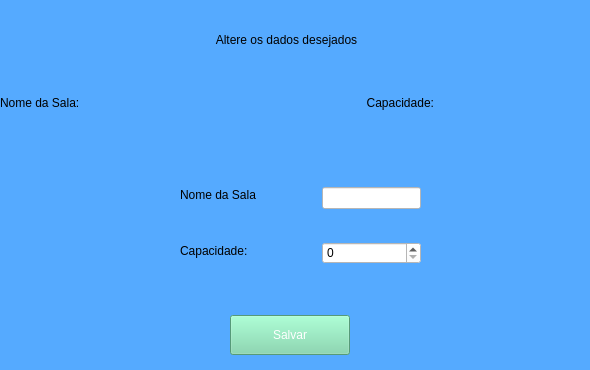
<?xml version="1.0" encoding="UTF-8"?>
<ui version="4.0">
 <class>Form</class>
 <widget class="QWidget" name="Form">
  <property name="geometry">
   <rect>
    <x>0</x>
    <y>0</y>
    <width>590</width>
    <height>370</height>
   </rect>
  </property>
  <property name="minimumSize">
   <size>
    <width>590</width>
    <height>370</height>
   </size>
  </property>
  <property name="maximumSize">
   <size>
    <width>590</width>
    <height>370</height>
   </size>
  </property>
  <property name="windowTitle">
   <string>Form</string>
  </property>
  <property name="styleSheet">
   <string notr="true">background-color: rgb(85, 170, 255);</string>
  </property>
  <widget class="QWidget" name="horizontalLayoutWidget_2">
   <property name="geometry">
    <rect>
     <x>0</x>
     <y>160</y>
     <width>581</width>
     <height>131</height>
    </rect>
   </property>
   <layout class="QHBoxLayout" name="horizontalLayout_2">
    <property name="leftMargin">
     <number>150</number>
    </property>
    <property name="rightMargin">
     <number>150</number>
    </property>
    <item>
     <layout class="QVBoxLayout" name="verticalLayout_6">
      <property name="leftMargin">
       <number>30</number>
      </property>
      <property name="topMargin">
       <number>10</number>
      </property>
      <property name="rightMargin">
       <number>30</number>
      </property>
      <property name="bottomMargin">
       <number>15</number>
      </property>
      <item>
       <widget class="QLabel" name="lblNome">
        <property name="styleSheet">
         <string notr="true">font: 75 10pt &quot;MS Shell Dlg 2&quot;;</string>
        </property>
        <property name="text">
         <string>Nome da Sala</string>
        </property>
       </widget>
      </item>
      <item>
       <widget class="QLabel" name="lblCapacidade">
        <property name="styleSheet">
         <string notr="true">font: 75 10pt &quot;MS Shell Dlg 2&quot;;</string>
        </property>
        <property name="text">
         <string>Capacidade:</string>
        </property>
       </widget>
      </item>
     </layout>
    </item>
    <item>
     <layout class="QVBoxLayout" name="verticalLayout_5">
      <property name="leftMargin">
       <number>30</number>
      </property>
      <property name="rightMargin">
       <number>10</number>
      </property>
      <property name="bottomMargin">
       <number>0</number>
      </property>
      <item>
       <widget class="QLineEdit" name="lineEditNome">
        <property name="styleSheet">
         <string notr="true">background-color: rgb(255, 255, 255);</string>
        </property>
       </widget>
      </item>
      <item>
       <widget class="QSpinBox" name="spinBoxCapacidade">
        <property name="styleSheet">
         <string notr="true">background-color: rgb(255, 255, 255);</string>
        </property>
        <property name="minimum">
         <number>0</number>
        </property>
        <property name="maximum">
         <number>999</number>
        </property>
        <property name="singleStep">
         <number>0</number>
        </property>
        <property name="value">
         <number>0</number>
        </property>
       </widget>
      </item>
     </layout>
    </item>
   </layout>
  </widget>
  <widget class="QLabel" name="lblEditar">
   <property name="geometry">
    <rect>
     <x>-4</x>
     <y>9</y>
     <width>581</width>
     <height>61</height>
    </rect>
   </property>
   <property name="styleSheet">
    <string notr="true">font: 75 14pt &quot;MS Shell Dlg 2&quot;;</string>
   </property>
   <property name="text">
    <string>Altere os dados desejados</string>
   </property>
   <property name="alignment">
    <set>Qt::AlignCenter</set>
   </property>
  </widget>
  <widget class="QWidget" name="horizontalLayoutWidget_3">
   <property name="geometry">
    <rect>
     <x>0</x>
     <y>70</y>
     <width>581</width>
     <height>65</height>
    </rect>
   </property>
   <layout class="QHBoxLayout" name="horizontalLayout_4">
    <property name="leftMargin">
     <number>0</number>
    </property>
    <property name="rightMargin">
     <number>0</number>
    </property>
    <item>
     <widget class="QLabel" name="lblNumero_3">
      <property name="styleSheet">
       <string notr="true">font: 75 10pt &quot;MS Shell Dlg 2&quot;;</string>
      </property>
      <property name="text">
       <string>Nome da Sala:</string>
      </property>
     </widget>
    </item>
    <item>
     <widget class="QLabel" name="lblNome_disabled">
      <property name="styleSheet">
       <string notr="true">font: 75 10pt &quot;MS Shell Dlg 2&quot;;</string>
      </property>
      <property name="text">
       <string/>
      </property>
      <property name="alignment">
       <set>Qt::AlignLeading|Qt::AlignLeft|Qt::AlignVCenter</set>
      </property>
     </widget>
    </item>
    <item>
     <widget class="QLabel" name="lblCapacidade_3">
      <property name="styleSheet">
       <string notr="true">font: 75 10pt &quot;MS Shell Dlg 2&quot;;</string>
      </property>
      <property name="text">
       <string>Capacidade:</string>
      </property>
      <property name="alignment">
       <set>Qt::AlignRight|Qt::AlignTrailing|Qt::AlignVCenter</set>
      </property>
     </widget>
    </item>
    <item>
     <widget class="QLabel" name="lblCapacidade_disabled">
      <property name="styleSheet">
       <string notr="true">font: 75 10pt &quot;MS Shell Dlg 2&quot;;</string>
      </property>
      <property name="text">
       <string/>
      </property>
      <property name="alignment">
       <set>Qt::AlignRight|Qt::AlignTrailing|Qt::AlignVCenter</set>
      </property>
     </widget>
    </item>
   </layout>
  </widget>
  <widget class="QWidget" name="horizontalLayoutWidget">
   <property name="geometry">
    <rect>
     <x>0</x>
     <y>310</y>
     <width>581</width>
     <height>51</height>
    </rect>
   </property>
   <layout class="QHBoxLayout" name="horizontalLayout">
    <item>
     <widget class="QPushButton" name="btnSalvarAlteracao">
      <property name="minimumSize">
       <size>
        <width>120</width>
        <height>40</height>
       </size>
      </property>
      <property name="maximumSize">
       <size>
        <width>120</width>
        <height>40</height>
       </size>
      </property>
      <property name="styleSheet">
       <string notr="true">background-color: rgb(120, 215, 168);
font: 75 10pt &quot;MS Shell Dlg 2&quot;;
color: rgb(255, 255, 255);</string>
      </property>
      <property name="text">
       <string>Salvar</string>
      </property>
     </widget>
    </item>
   </layout>
  </widget>
 </widget>
 <resources/>
 <connections/>
</ui>
